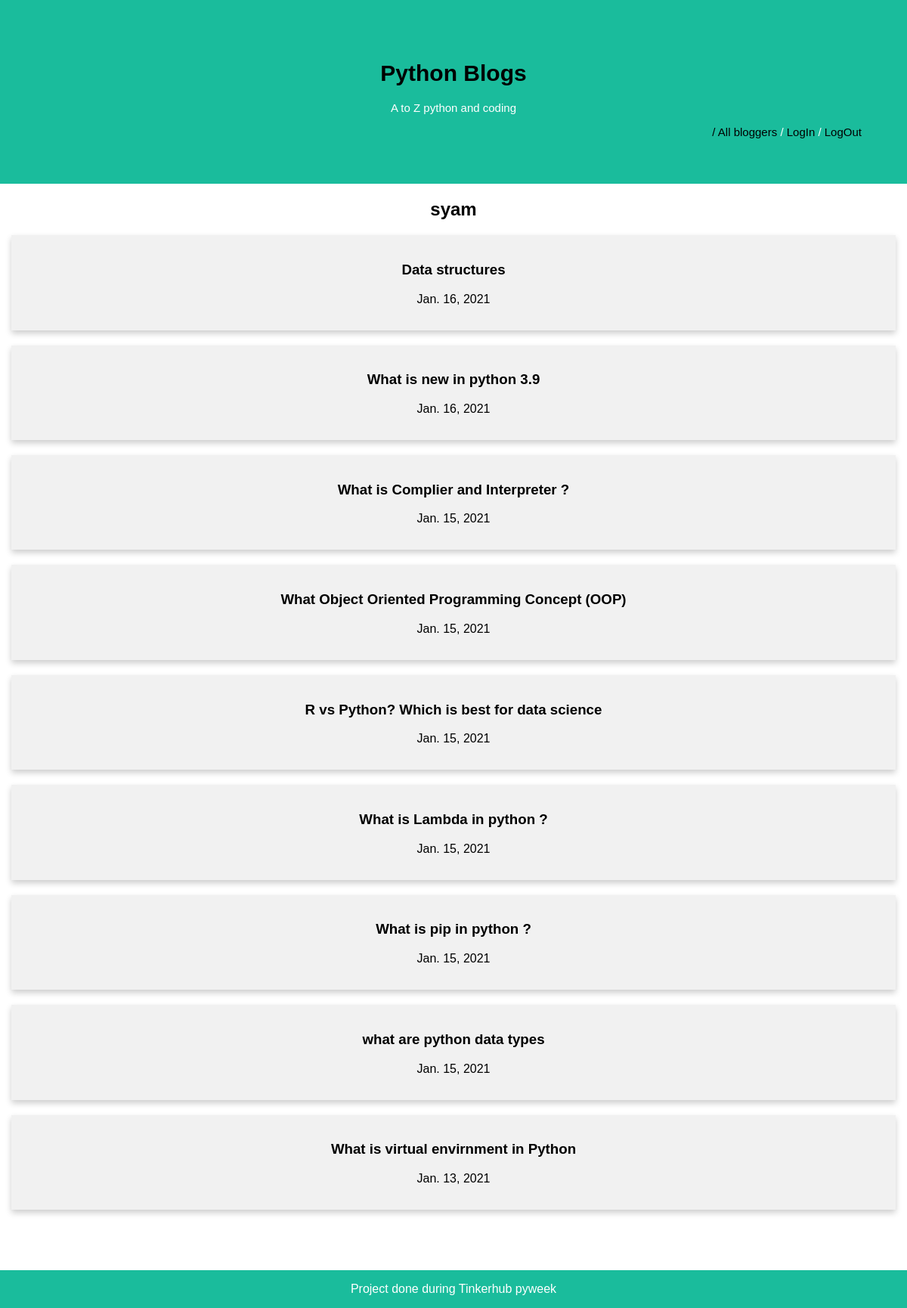
Screenshot of /blogger/1 with the database file from the repository.
### blog/models.py (models this page shows, shortened)
class Author(models.Model):
    user = models.OneToOneField(User, on_delete=models.SET_NULL,null=True)
    class Meta:
        ordering=["user"]

class Article(models.Model):
    name=models.CharField(max_length=100)
    content=models.CharField(max_length=1500,)
    publishing_date=models.DateField(default=date.today)
    author=models.ForeignKey(Author, on_delete=models.SET_NULL,null=True)
    class Meta:
        ordering=["-publishing_date"]
    def get_absolute_url(self):
         return reverse('blog-view',args=[str(self.id)])

### blog/views.py (the view)
# urls.py: path('blogger/<int:pk>', author, name='author'),
def author(request, pk):
    blogs=Article.objects.filter(author__id=pk)
    context = {
        'author': get_object_or_404(Author, pk=pk),
        'blogs': blogs
    }
    return render(request, 'author.html', context=context)

### blog/templates/author.html
{% extends 'base.html' %} {% block content %}
<div class="author" style="text-align: center">
  <h2>{{ author.user.username }}</h2>
</div>
<div class="row">
  {% if blogs %}
{% for blog in blogs %}
<div class="card">
  <a href="{{ blog.get_absolute_url }}"> <h3>{{ blog.name }}</h3></a>
  <p>{{ blog.publishing_date }}</p>
</div>
{% endfor %}
{% else %}
<p>No blogs available</p>
{% endif %}
</div>
{% endblock %}

### blog/static/css/style.css (style rules this page uses)
* { box-sizing: border-box; }
body { font-family: Arial, Helvetica, sans-serif; }
.row { margin: 0 -5px; }
a { text-decoration: none; color: black; }
.row::after { content: ""; display: table; clear: both; }
.card { box-shadow: 0 4px 8px 0 rgba(0, 0, 0, 0.2); padding: 16px; text-align: center; background-color: #f1f1f1; margin: 20px; }

### rows the page displays
Author: user.username "syam"
Article: name "Data structures", publishing_date "Jan. 16, 2021"
Article: name "What is new in python 3.9", publishing_date "Jan. 16, 2021"
Article: name "What is Complier and Interpreter ?", publishing_date "Jan. 15, 2021"
Article: name "What Object Oriented Programming Concept (OOP)", publishing_date "Jan. 15, 2021"
Article: name "R vs Python? Which is best for data science", publishing_date "Jan. 15, 2021"
Article: name "What is Lambda in python ?", publishing_date "Jan. 15, 2021"
Article: name "What is pip in python ?", publishing_date "Jan. 15, 2021"
Article: name "what are python data types", publishing_date "Jan. 15, 2021"
Article: name "What is virtual envirnment in Python", publishing_date "Jan. 13, 2021"
